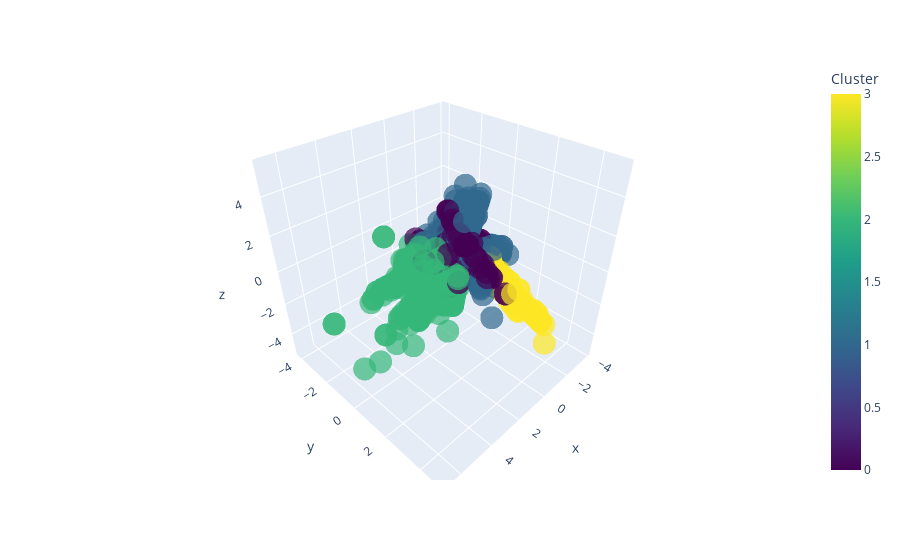

The cell this chart's notebook holds for it:
### Code cell
import plotly.express as px

# Assuming model1_data is the PCA-transformed data and model1_labels are the cluster labels
fig = px.scatter_3d(x=model1_data[:, 0], y=model1_data[:, 1], z=model1_data[:, 2], color=model1_labels,
                    color_continuous_scale='Viridis', opacity=0.7, size_max=10,
                    labels={'color': 'Cluster'})
fig.update_layout(scene=dict(aspectmode="cube"))

# Show the plota
fig.show()

### Figure 1 — Plotly figure (JSON) as saved in the notebook; plotly's stock layout.template omitted (floating-point values rounded to 4 significant figures; data arrays with more than 128 entries replaced by an {"elided": "..."} marker saying what was removed)
{"data": [{"hovertemplate": "x=%{x}<br>y=%{y}<br>z=%{z}<br>Cluster=%{marker.color}<extra></extra>", "legendgroup": "", "marker": {"color": {"elided": "1466 int values"}, "coloraxis": "coloraxis", "opacity": 0.7, "symbol": "circle"}, "mode": "markers", "name": "", "scene": "scene", "showlegend": false, "type": "scatter3d", "x": {"elided": "1466 float values"}, "y": {"elided": "1466 float values"}, "z": {"elided": "1466 float values"}}], "layout": {"coloraxis": {"colorbar": {"title": {"text": "Cluster"}}, "colorscale": [[0, "#440154"], [0.1111, "#482878"], [0.2222, "#3e4989"], [0.3333, "#31688e"], [0.4444, "#26828e"], [0.5556, "#1f9e89"], [0.6667, "#35b779"], [0.7778, "#6ece58"], [0.8889, "#b5de2b"], [1, "#fde725"]]}, "legend": {"tracegroupgap": 0}, "margin": {"t": 60}, "scene": {"aspectmode": "cube", "domain": {"x": [0, 1], "y": [0, 1]}, "xaxis": {"title": {"text": "x"}}, "yaxis": {"title": {"text": "y"}}, "zaxis": {"title": {"text": "z"}}}}}
